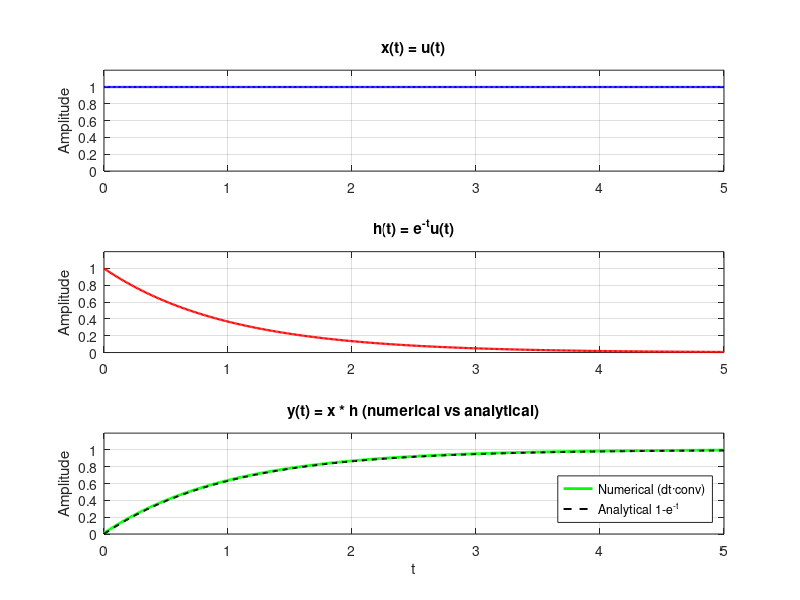
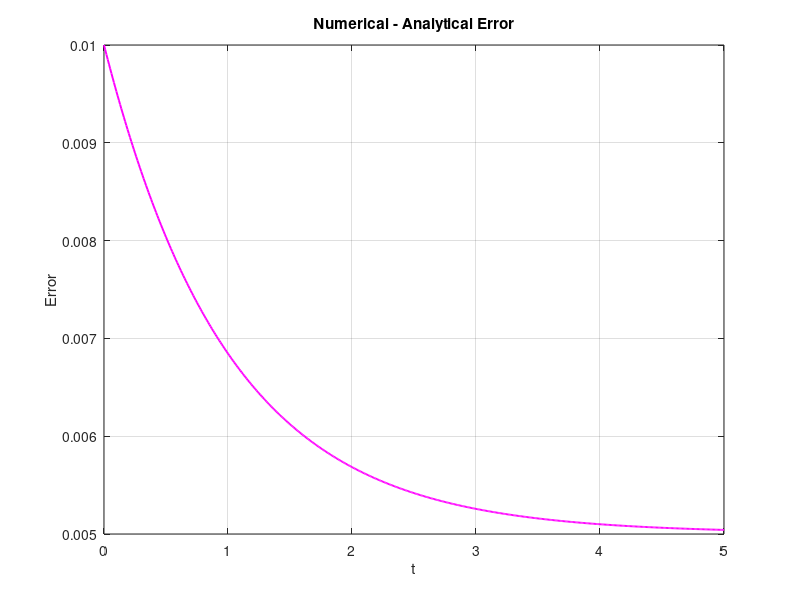

The MATLAB source for these figures, in order:
% --- Robust Continuous-Time Convolution (simple, no interp1) ---
clear; clc; close all;

% time
t = 0:0.01:5;
dt = t(2) - t(1);
N = length(t);

% signals (causal, sampled)
x = ones(size(t));        % x(t) = u(t)
h = exp(-t);              % h(t) = e^{-t}u(t)

% numerical convolution using discrete conv scaled by dt
y_full = dt * conv(x, h);             % length = 2*N-1
t_full = (0:(length(y_full)-1)) * dt; % time vector for full convolution

% analytical solution for comparison (defined on t_full)
y_ana_full = (1 - exp(-t_full)) .* (t_full >= 0);

% cut hasil agar sesuai domain simulasi awal (0..5)
y = y_full(1:N);
y_ana = y_ana_full(1:N);

% plotting (pakai subplot agar kompatibel)
figure('Color','w','Position',[100 100 900 650]);

subplot(3,1,1);
plot(t, x, 'b', 'LineWidth', 1.6); grid on;
title('x(t) = u(t)'); ylabel('Amplitude'); ylim([0 1.2]);

subplot(3,1,2);
plot(t, h, 'r', 'LineWidth', 1.6); grid on;
title('h(t) = e^{-t}u(t)'); ylabel('Amplitude'); ylim([0 1.2]);

subplot(3,1,3);
plot(t, y, 'g', 'LineWidth', 2); hold on;
plot(t, y_ana, 'k--', 'LineWidth', 1.4); grid on;
title('y(t) = x * h (numerical vs analytical)');
xlabel('t'); ylabel('Amplitude');
legend('Numerical (dt·conv)','Analytical 1-e^{-t}','Location','southeast');
ylim([0 1.2]);

% numeric error info
max_abs_err = max(abs(y - y_ana));
fprintf('Max absolute error (numerical vs analytical) = %.3e\n', max_abs_err);

% optional: plot error in a separate figure
figure('Color','w','Position',[250 250 700 300]);
plot(t, y - y_ana, 'm','LineWidth',1.4); grid on;
title('Numerical - Analytical Error'); xlabel('t'); ylabel('Error');

